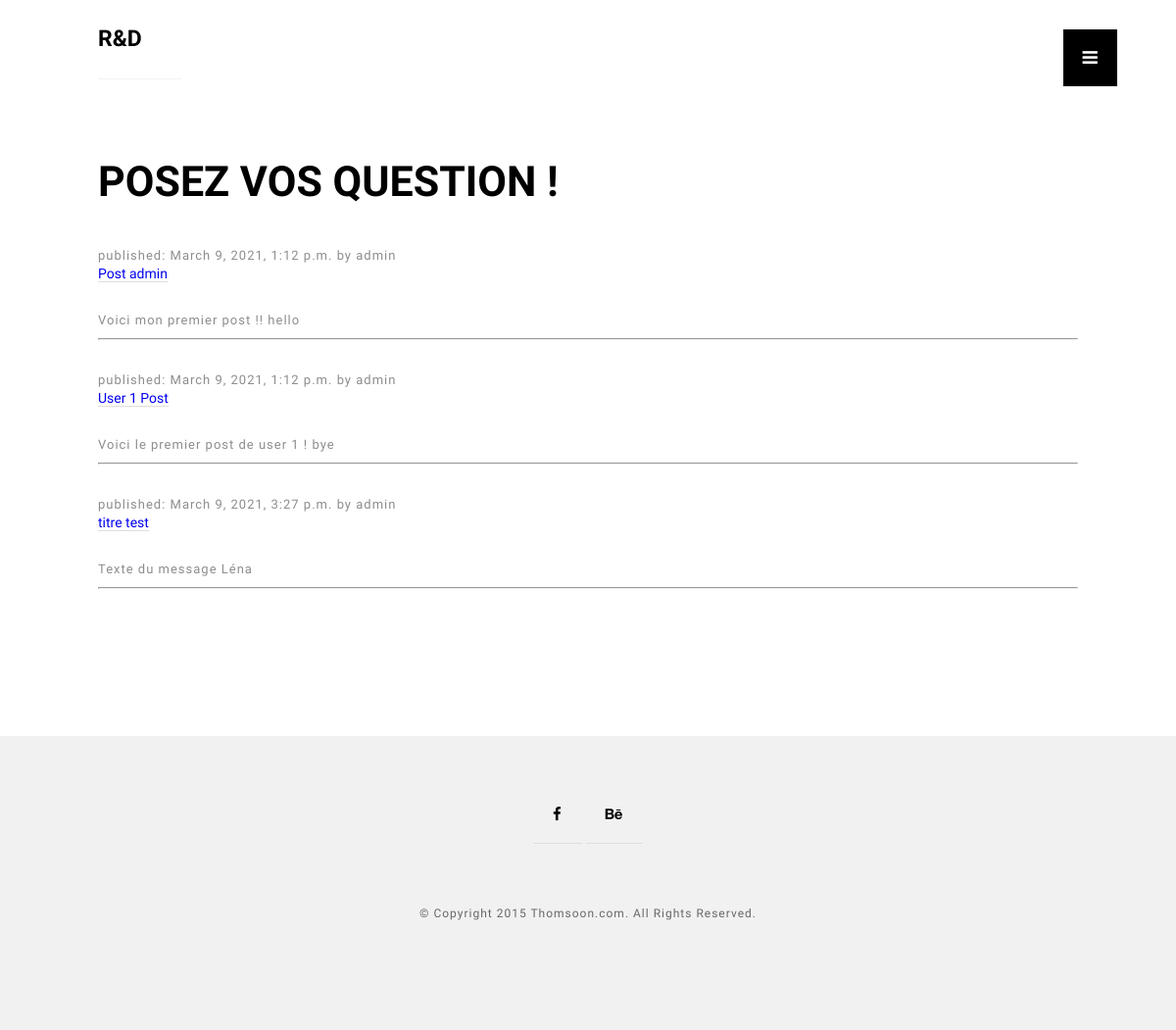
Page /post/ on the earlier database version.
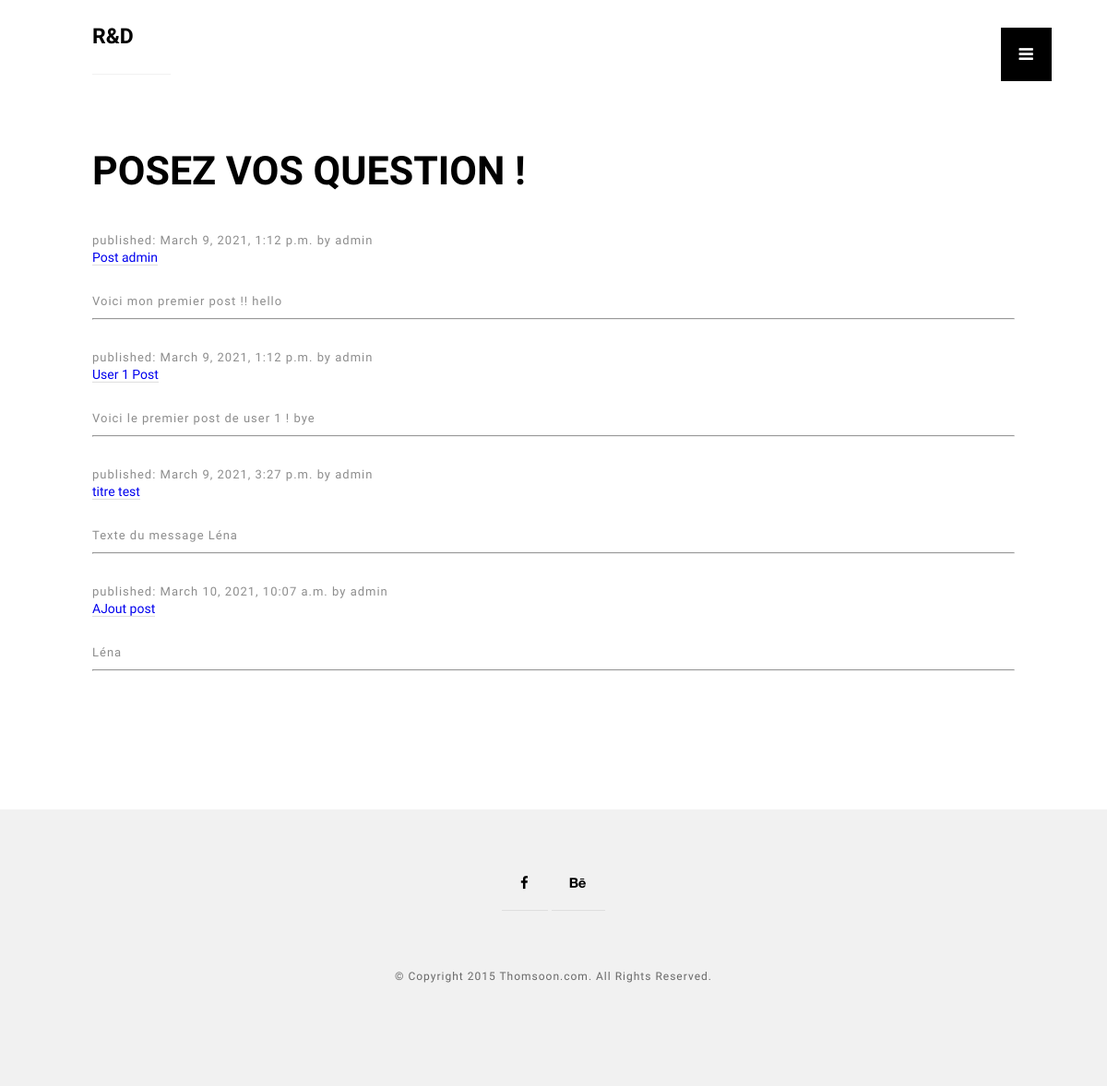
Same page on the later database version.
### blog/models.py (models this page shows, shortened)
class Post(models.Model):
    author = models.ForeignKey(settings.AUTH_USER_MODEL, on_delete=models.CASCADE)
    title = models.CharField(max_length=200)
    text = models.TextField()
    created_date = models.DateTimeField(default=timezone.now)
    published_date = models.DateTimeField(blank=True, null=True)

### blog/views.py (the view)
# urls.py: path('post/', views.accueil, name='accueil'),
def accueil(request):
    posts = Post.objects.filter(published_date__lte=timezone.now()).order_by('published_date')
    return render(request, 'blog/accueil.html', {'posts': posts})

### blog/templates/blog/accueil.html (shortened to what this page needs)
{% extends 'blog/base.html' %}
{% load static %}
{% block content %}
  <div class="content" id="ajax-content">
        <div class="text-intro">
            <h1>Posez vos question !</h1>
            {% for post in posts %}
            <div>
                <p>published: {{ post.published_date }} by {{ post.author }} </p>
                <h2><a href="{% url 'post_detail' id=post.pk %}">{{ post.title }}</a></h2>
                <p>{{ post.text }}</p>
                <hr>
            </div>
            {% endfor %}
        </div>
    </div>
{% endblock %}

### blog/templates/blog/base.html (shortened to what this page needs)
{% load static %}
<!doctype html>
<html lang="en">
<head>
<link rel="stylesheet" href="{% static 'blog/css/reset.css' %}">
<link rel="stylesheet" href="{% static 'blog/css/style.css' %}">
<link rel="stylesheet" href="{% static 'blog/css/style-responsive.css' %}">
<link rel="stylesheet" href="http://maxcdn.bootstrapcdn.com/font-awesome/4.3.0/css/font-awesome.min.css">
</head>
<body>
  <header id="fullscreen">
      <div class="logo" id="full"><a class="ajax-link" href="index.html">R&D</a></div>
        <div class="menu-index" id="button">
        <i class="fa fa-bars"></i>
        </div>
  </header>
    {% block content %}
    {% endblock %}
<footer id="ajax-footer">
  <div class="footer-margin">
    <div class="social-footer">
      <a href="https://www.facebook.com/thomsooncom"><i class="fa fa-facebook"></i></a>
      <a href="https://www.behance.net/TomaszMazurczak"><i class="fa fa-behance"></i></a>
    </div>
    <div class="copyright">© Copyright 2015 Thomsoon.com. All Rights Reserved.</div>
  </div>
</footer>
</body>
</html>

### blog/static/blog/css/style.css (style rules this page uses)
body { font-family: 'Raleway', sans-serif; font-size:14px; font-weight: 400; overflow-y:scroll; -webkit-font-smoothing: antialiased; }
p { font-family: 'Raleway', sans-serif; font-size:14px; font-weight: 400; }
a { text-decoration:none; -webkit-transition: all 0.2s ease-in; -moz-transition: all 0.2s ease-in; -ms-transition: all 0.2s ease-in; -o-transition: all 0.2s ease-in; transition: all 0.2s ease-in; border-bottom:1px solid #dedede; }
#full { width:1140px; position: relative; top:0; margin:0 auto; z-index: 9997; }
#fullscreen { display:none; position:absolute; top:0; width:100%; margin:0 auto; height:80px; z-index: 9998; }
.menu-index { position: fixed; right: 5%; top: 30px; z-index: 99999; padding:20px; background:black; cursor:pointer; }
.menu-index i { float:right; font-size:18px; color:white; padding-right:0px !important; }
header a { color:#000000; }
header .logo > a { font-size:23px; font-weight:800; float:left; line-height:80px; padding-right:40px; border-bottom: 1px solid #f1f1f1; }
.content { position:relative; width:1140px; margin:50px auto; }
.content .text-intro { width: 1140px; margin-top: 150px; margin: 150px auto 0; }
.content .text-intro h1 { font-size:43px; width:40%; text-transform:uppercase; color:#000000; font-weight:900; line-height:70px; }
.content .text-intro p { font-size:13px; color:#8d8d8d; margin-top:30px; font-weight:400; line-height:22px; letter-spacing:1px; width:40%; }
#ajax-content { width:100%; }
footer { background: #f1f1f1; width:100%; margin-top:150px; height:300px; overflow:hidden; position:relative; z-index:10; }
.footer-margin { width:1140px; margin: 30px auto; line-height: 100px; }
.footer-margin .copyright { color: #686868; letter-spacing: 1px; font-size: 12px; width: 100%; text-align:center; float: left; }
.footer-margin .social-footer { color: #686868; letter-spacing: 1px; font-size: 13px; width: 100%; text-align:center; float: left; }
.footer-margin .social-footer a { font-size:15px; color:black; padding: 20px; }

### blog/static/blog/css/style-responsive.css (style rules this page uses)
@media all and (max-width: 1330px) and (min-width: 1180px) { .content .text-intro { width:1000px; } }
@media all and (max-width: 1330px) and (min-width: 1180px) { .footer-margin { width:1000px; } }
@media all and (max-width: 1330px) and (min-width: 1180px) { .content .text-intro h1, .content .text-intro p { width:60%; } }
@media all and (max-width: 1330px) and (min-width: 1180px) { #full { width:1000px; } }

Differences in the rows shown:
added Post: published_date "March 10, 2021, 10:07 a.m.", author "admin", title "AJout post", text "Léna"
